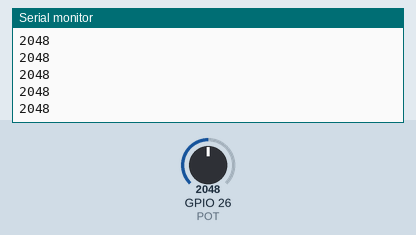
This sketch was run on a simulated ESP32. Parts: the last lines printed to the serial monitor. Inputs (shaded band) come from the test bench; at power-on: GPIO 26 (POT) = 2048.

Above: at 1.2 s.
1.3 s: GPIO 26 (POT) set to 2866
At 1.32 s:
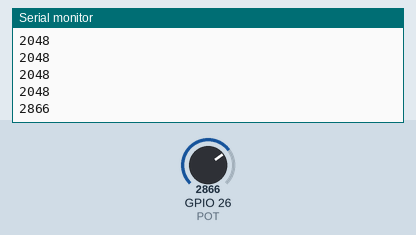
2.8 s: GPIO 26 (POT) set to 3603
At 2.82 s:
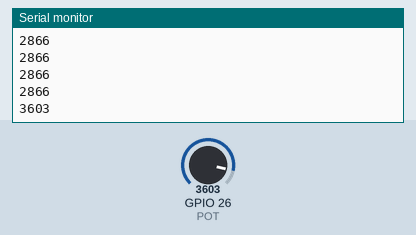
Timing chart, 0 to 5.8 s (numbered marks = the images above; inputs shaded):
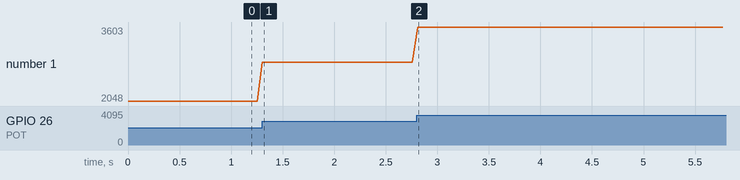

Measured:
- after the input at 1.3 s, the serial monitor: prints a new line at once (image 1)
- after the input at 2.8 s, the serial monitor: prints a new line at once (image 2)
- plotted number 1: 2048 → 2866 after the input at 1.3 s, 2866 → 3603 after the input at 2.8 s

The sketch:

Code.ino
```cpp
//在串口屏中打印电位计的模拟输入信号

#define POT 26
#define LED 13

int pot_value;                                         //初始化电位计输入信号


void setup() {
  //设置串口通信的波特率(设置好一次后就可以建立通信，所以放在setup函数中）
  Serial.begin(9600);
  pinMode(POT,INPUT);

}


void loop() {
  pot_value = analogRead(POT);                         //读取电位计模拟输入值
  Serial.println(pot_value);                           //打印这个值在串口屏上
  delay(50);
}
```
